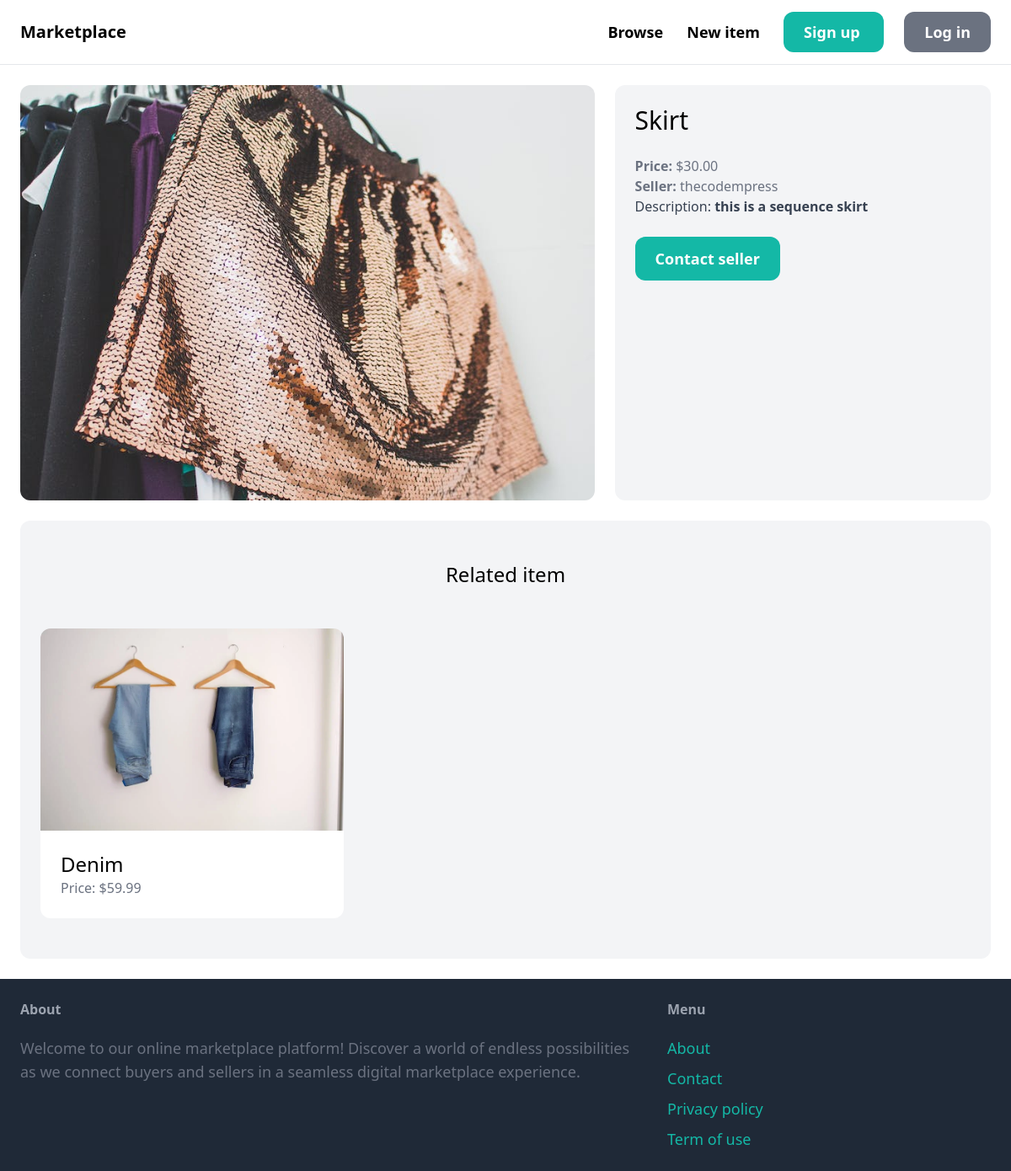
Page /items/1/ on the committed database.
### item/models.py (models this page shows, shortened)
class Item(models.Model):
    category= models.ForeignKey(Category,  related_name='items', on_delete=models.CASCADE)
    name = models.CharField(max_length=100)
    description = models.TextField()
    price = models.DecimalField(max_digits=10, decimal_places=2)
    image= models.ImageField(upload_to='item_images', blank=True, null=True)
    is_sold = models.BooleanField(default=False)
    created_by = models.ForeignKey(User, on_delete=models.CASCADE)
    created_at = models.DateTimeField(auto_now_add=True)
    class Meta:
        ordering = ['name',]

### item/views.py (the view)
# urls.py: path('<int:pk>/', views.detail, name='detail'),
def detail(request, pk):
    item=get_object_or_404(Item, pk=pk)
    related_items=Item.objects.filter(category=item.category, is_sold=False).exclude(pk=pk)[0:3]
    return render(request, 'item/detail.html', {
        "item":item,
        "related_items":related_items
    })

### item/templates/item/detail.html (shortened to what this page needs)
{% extends 'core/base.html' %}
{% block content %}
    <div class="grid grid-cols-5 gap-6">
        <div class="col-span-3">
            <img src="{{ item.image.url }}" class="rounded-xl">
        </div>
        <div class="col-span-2 p-6 bg-gray-100 rounded-xl">
            <h1 class="mb-6 text-3xl">{{ item.name }}</h1>
            <p class="text-gray-500"><strong>Price:</strong> ${{ item.price }}</p>
            <p class="text-gray-500"><strong>Seller:</strong> {{ item.created_by.username }}</p>
        {% if item.description %}
            <p class="text-gray-700">Description:<strong>
            {{ item.description }}</strong></p>
        {% endif %}
        {% if request.user == item.created_by %}
        <div class="mt-6 p-6 bg-white rounded-xl">
            <p> You are the seller of this item </p>
            <a href="{%url 'item:edit' item.id %}" class="inline-block mt-6 px-6 py-3 text-lg font-semibold bg-teal-500 text-white rounded-xl">Edit</a>
            <a href="{% url 'item:delete' item.id %}" class="inline-block mt-6 px-6 py-3 text-lg font-semibold bg-red-500 text-white rounded-xl">Delete</a>
        </div>
        {% else %}
            <a href="{% url 'conversation:new' item.id %}" class="inline-block mt-6 px-6 py-3 text-lg font-semibold bg-teal-500 text-white rounded-xl hover:bg-teal-700">Contact seller</a>
        {% endif %}
        </div>
    </div>
         <div class="mt-6 px-6 py-12 bg-gray-100 rounded-xl">
        <h2 class="mb-12 text-2xl text-center">Related item </h2>
        <div class="grid grid-cols-3 gap-3">
            {% for item in related_items%}
            <div>
                <a href="{% url 'item:detail' item.id %}">
                <div>
                    <img src="{{ item.image.url }}"class=" rounded-t-xl">
                </div>
                <div class="p-6 bg-white rounded-b-xl">
                    <h2 class="text-2xl"> {{ item.name }} </h2>
                    <p class="text-gray-500"> Price: ${{ item.price }} </p>
                </div>
                </a>
            </div>
            {% endfor %}
     </div>
    </div>
{% endblock %}

### rows in the picture
Item: image (picture), name "Skirt", price "30.00", created_by.username "thecodempress", description "this is a sequence skirt"
Item: image (picture), name "Denim", price "59.99"
